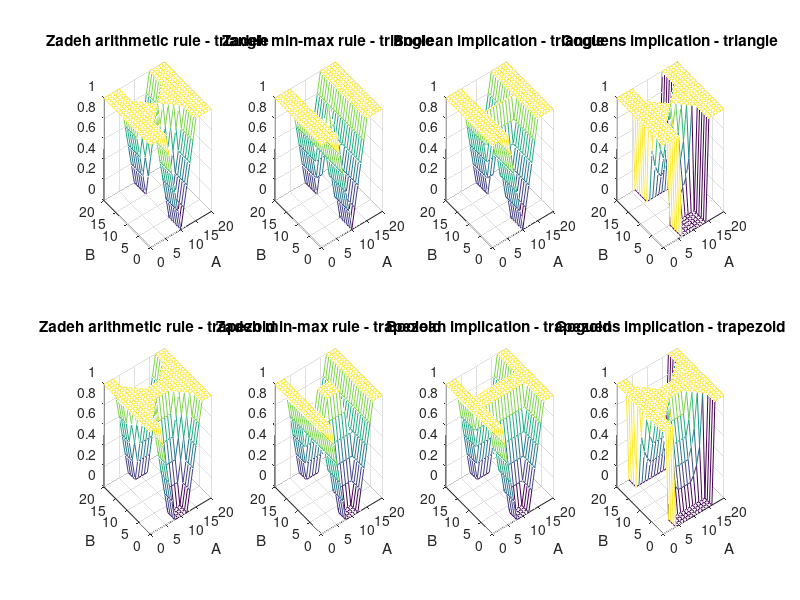

Recreate this plot in MATLAB.
x = [0:1:20];
y = x;

% triangle MF
ua1 = trimf(x,[5 10 15]);  
ub1 = trimf(y,[5 10 15]);  

% trapezoid MF
ua2 = trapmf(x,[3 8 12 17]);
ub2 = trapmf(y,[3 8 12 17]);

% Zadeh's arithmetic rule
arithmetic1 = zeros(length(x),length(y));
for i=1:length(x),
    for j=1:length(y),
       arithmetic1(j,i) = min(1,(1-ua1(i)+ub1(j)));
    end
end
subplot(2,4,1);
mesh(x,y,arithmetic1);
xlabel('A');
ylabel('B');
title('Zadeh arithmetic rule - triangle');

arithmetic2 = zeros(length(x),length(y));
for i=1:length(x),
    for j=1:length(y),
       arithmetic2(j,i) = min(1,(1-ua2(i)+ub2(j)));
    end
end
subplot(2,4,5);
mesh(x,y,arithmetic2);
xlabel('A');
ylabel('B');
title('Zadeh arithmetic rule - trapezoid');

% Zadeh min-max rule
minmax1 = zeros(length(x),length(y));
for i=1:length(x),
    for j=1:length(y),
       minmax1(j,i) = max((1-ua1(i)),min(ua1(i),ub1(j)));
    end
end
subplot(2,4,2);
mesh(x,y,minmax1);
xlabel('A');
ylabel('B');
title('Zadeh min-max rule - triangle');

minmax2 = zeros(length(x),length(y));
for i=1:length(x),
    for j=1:length(y),
       minmax2(j,i) = max((1-ua2(i)),min(ua2(i),ub2(j)));
    end
end
subplot(2,4,6);
mesh(x,y,minmax2);
xlabel('A');
ylabel('B');
title('Zadeh min-max rule - trapezoid');

% Boolean implication
boolean1 = zeros(length(x),length(y));
for i=1:length(x),
    for j=1:length(y),
        boolean1(j,i) = max((1-ua1(i)),ub1(j));
    end
end
subplot(2,4,3);
mesh(x,y,boolean1);
xlabel('A');
ylabel('B');
title('Boolean implication - triangle');

boolean2 = zeros(length(x),length(y));
for i=1:length(x),
    for j=1:length(y),
        boolean2(j,i) = max((1-ua2(i)),ub2(j));
    end
end
subplot(2,4,7);
mesh(x,y,boolean2);
xlabel('A');
ylabel('B');
title('Boolean implication - trapezoid');

% Goguen's implication
goguen1 = zeros(length(x),length(y));
for i=1:length(x),
    for j=1:length(y),
        if(ua1(i)<=ub1(j))
            goguen1(j,i) = 1;
       else
            goguen1(j,i) = ub1(j)/ua1(i);
        end
    end
end
subplot(2,4,4);
mesh(x,y,goguen1);
xlabel('A');
ylabel('B');
title('Goguens implication - triangle');

goguen2 = zeros(length(x),length(y));
for i=1:length(x),
    for j=1:length(y),
        if(ua2(i)<=ub2(j))
            goguen2(j,i) = 1;
       else
            goguen2(j,i) = ub2(j)/ua2(i);
        end
    end
end
subplot(2,4,8);
mesh(x,y,goguen2);
xlabel('A');
ylabel('B');
title('Goguens implication - trapezoid');